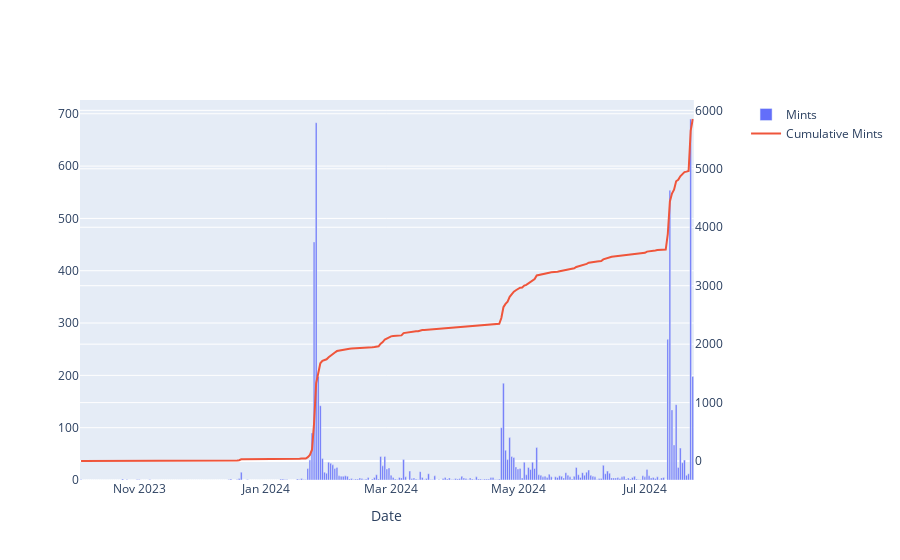

Here is the notebook cell this chart was saved with:
### Code cell
daily_mint_metrics_fig = make_subplots(specs=[[{"secondary_y": True}]])

daily_mint_metrics_fig.add_trace(
    go.Bar(
        x=daily_mint_metrics.index,
        y=daily_mint_metrics['mints'],
        name='Mints'
    ),
    secondary_y=False
)

daily_mint_metrics_fig.add_trace(
    go.Scatter(
        x=daily_mint_metrics.index,
        y=daily_mint_metrics['cumulative mints'],
        name='Cumulative Mints',
        mode='lines'
    ),
    secondary_y=True
)

daily_mint_metrics_fig.update_xaxes(title_text="Date")

# daily_mint_metrics_fig.show()

### Figure 1 — Plotly figure (JSON) as saved in the notebook; plotly's stock layout.template omitted (floating-point values rounded to 4 significant figures; data arrays with more than 128 entries replaced by an {"elided": "..."} marker saying what was removed)
{"data": [{"name": "Mints", "type": "bar", "x": {"elided": "295 str values"}, "xaxis": "x", "y": {"elided": "295 int values"}, "yaxis": "y"}, {"mode": "lines", "name": "Cumulative Mints", "type": "scatter", "x": {"elided": "295 str values"}, "xaxis": "x", "y": {"elided": "295 int values"}, "yaxis": "y2"}], "layout": {"xaxis": {"anchor": "y", "domain": [0, 0.94], "title": {"text": "Date"}}, "yaxis": {"anchor": "x", "domain": [0, 1]}, "yaxis2": {"anchor": "x", "overlaying": "y", "side": "right"}}}
